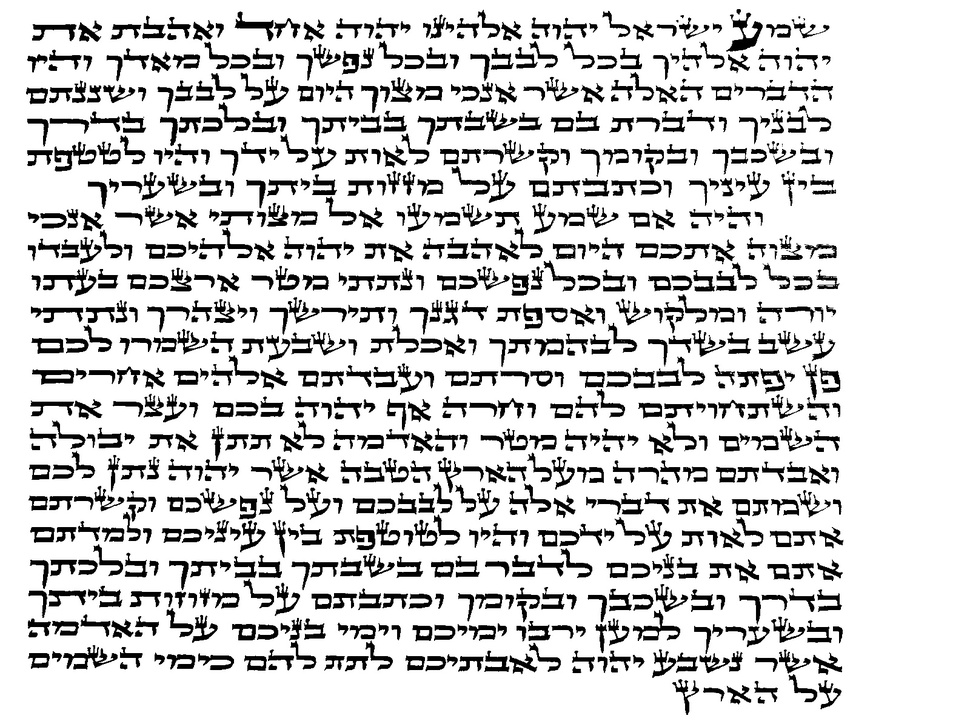
#> input picture tasks/templates/media/temp/im_bw.jpg, 970 x 727 px, shrunk from 1600 x 1200 before the run, found by its file name
$ python train_heb.py
#> lines starting #> are read from the running program, lines starting #| are printed output that depends on the picture; after the words box and inside, x2 and y2 are one past the last pixel; in counts of white or black regions, pixels touching at a corner belong together
import cv2
import pytesseract
from pytesseract import Output
from PIL import Image, ImageDraw, ImageFont


# Crear una imagen con texto en hebreo usando Guttman Stam
def create_image_with_text(text, font_path, font_size, image_size, line_spacing=10):
    image = Image.new('RGB', image_size, color=(255, 255, 255))
    draw = ImageDraw.Draw(image)
    font = ImageFont.truetype(font_path, font_size)

    lines = text.split('\n')
    y_text = 0

    for line in lines:
        # Invertir cada línea para que se renderice de derecha a izquierda
        line = line[::-1]
        text_bbox = draw.textbbox((0, 0), line, font=font)
        text_width = text_bbox[2] - text_bbox[0]
        text_height = text_bbox[3] - text_bbox[1]
        position = (image_size[0] - text_width - 10, y_text)
        draw.text(position, line, (0, 0, 0), font=font)
        y_text += text_height + line_spacing

    return image

# Configurar la ruta al ejecutable de Tesseract
pytesseract.pytesseract.tesseract_cmd = r'C:\Program Files\Tesseract-OCR\tesseract.exe'

# [15 lines of commented-out code are left out]
img = cv2.imread("tasks/templates/media/temp/im_bw.jpg")
#> img is the input picture: shape (727, 970, 3); min 0, max 255, mean 211.2

# Preprocesamiento de imagen
gray = cv2.cvtColor(img, cv2.COLOR_BGR2GRAY)
thresh = cv2.threshold(gray, 0, 255, cv2.THRESH_BINARY_INV + cv2.THRESH_OTSU)[1]
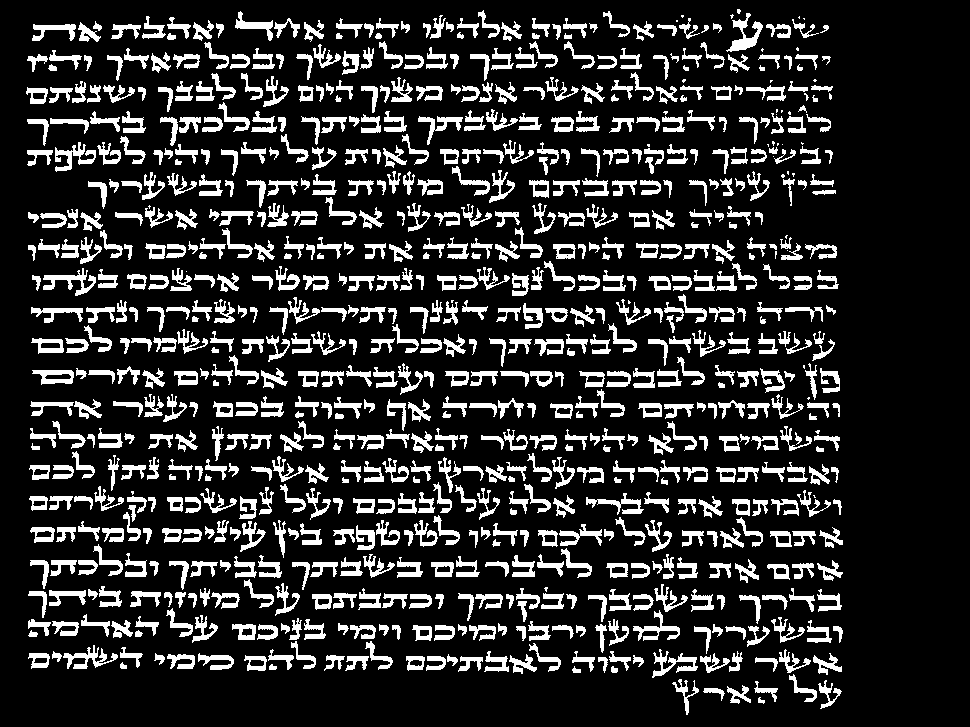
#> thresh: shape (727, 970); 17.4% white; 815 white regions (43 under 20 px), largest, box (x1, y1, x2, y2) and area: (726, 13, 763, 52) 525, (43, 268, 96, 296) 507, (55, 142, 96, 172) 480

# Mostrar imagen preprocesada para verificación
# cv2.imshow("Preprocessed Image", thresh)
# cv2.waitKey(0)
# cv2.destroyAllWindows()

# Verificar si el paquete de idioma hebreo está disponible
# available_langs = pytesseract.get_languages(config='')
# print("Idiomas disponibles:", available_langs)

# # Asegurarse de que el hebreo esté en la lista de idiomas disponibles
# if 'heb' not in available_langs:
#     raise Exception("El paquete de idioma hebreo no está instalado en Tesseract.")

# Obtener datos de las palabras en hebreo
#> (the run stopped early here; a loop or call above may not have finished)
